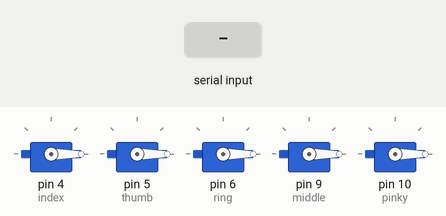
This sketch was run on a simulated Arduino Uno, built with avr-gcc and run on an emulated ATmega328P. Parts: 5 × servo. Inputs (shaded band) come from the test bench.

Above: at 5.2 s.
5.3 s: "b" received over Serial
At 5.77 s:
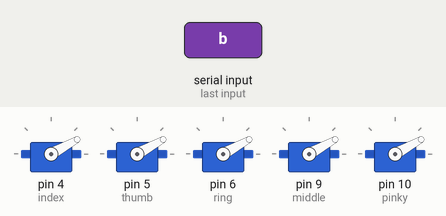
At 7.8 s:
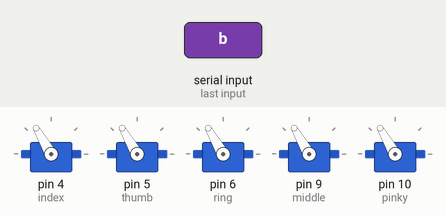
8.3 s: "k" received over Serial
At 8.45 s:
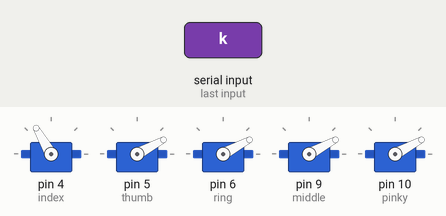
11.3 s: "m" received over Serial
14.3 s: "k" received over Serial
17.3 s: "m" received over Serial
Timing chart, 0 to 24.3 s (numbered marks = the images above; inputs shaded):
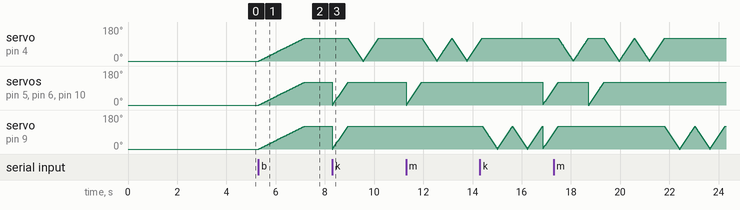

The sketch:

Computer_Vision_Communication.ino
```cpp
#include <Servo.h>

Servo index;
Servo thumb;
Servo ring;
Servo middle;
Servo pinky;

void setup() {
  index.attach(4);
  thumb.attach(5);
  ring.attach(6);
  middle.attach(9);
  pinky.attach(10);

  Serial.begin(115200);
  Serial.setTimeout(1);

  // Initial position: All fingers stretched (open)
  index.write(0);
  thumb.write(0);
  ring.write(0);
  middle.write(0);
  pinky.write(0);
  delay(4000);
}

void loop() {
  while (!Serial.available());
  String x = Serial.readString();  // Read input as string
  x.trim();  // Remove any newline or spaces

  if (x == "b") {
    closeAllFingers(15);  // Slowly close all fingers
  } else if (x == "k") {
    closeFingersExceptIndex(5);    // Close all fingers except index
    openAndCloseFinger(index, 5);  // Index opens and closes once
  } else if (x == "m") {
    closeFingersExceptIndexMiddle(5); // Close all except index and middle
    openAndCloseFinger(index, 5);     // Index opens and closes twice
    openAndCloseFinger(index, 5);
    openAndCloseFinger(middle, 5);    // Middle opens and closes twice
    openAndCloseFinger(middle, 5);
  }
}

// Function to close all fingers progressively
void closeAllFingers(int speedDelay) {
  for (int pos = 0; pos <= 120; pos++) {
    index.write(pos);
    thumb.write(pos);
    ring.write(pos);
    middle.write(pos);
    pinky.write(pos);
    delay(speedDelay);
  }
}

// Function to close all fingers except the index
void closeFingersExceptIndex(int speedDelay) {
  for (int pos = 0; pos <= 120; pos++) {
    thumb.write(pos);
    ring.write(pos);
    middle.write(pos);
    pinky.write(pos);
    delay(speedDelay);
  }
}

// Function to close all fingers except the index and middle
void closeFingersExceptIndexMiddle(int speedDelay) {
  for (int pos = 0; pos <= 120; pos++) {
    thumb.write(pos);
    ring.write(pos);
    pinky.write(pos);
    delay(speedDelay);
  }
}

// Function to open and close a single finger
void openAndCloseFinger(Servo &finger, int speedDelay) {
  // Open (stretch) the finger
  for (int pos = 120; pos >= 0; pos--) {
    finger.write(pos);
    delay(speedDelay);
  }
  // Close (contract) the finger
  for (int pos = 0; pos <= 120; pos++) {
    finger.write(pos);
    delay(speedDelay);
  }
}
```

Measured:
- after the input at 5.3 s, servo on pin 4 (index), servo on pin 5 (thumb), servo on pin 6 (ring), servo on pin 9 (middle), servo on pin 10 (pinky): moves from 0° to 120° over 1.8 s, starting at once
